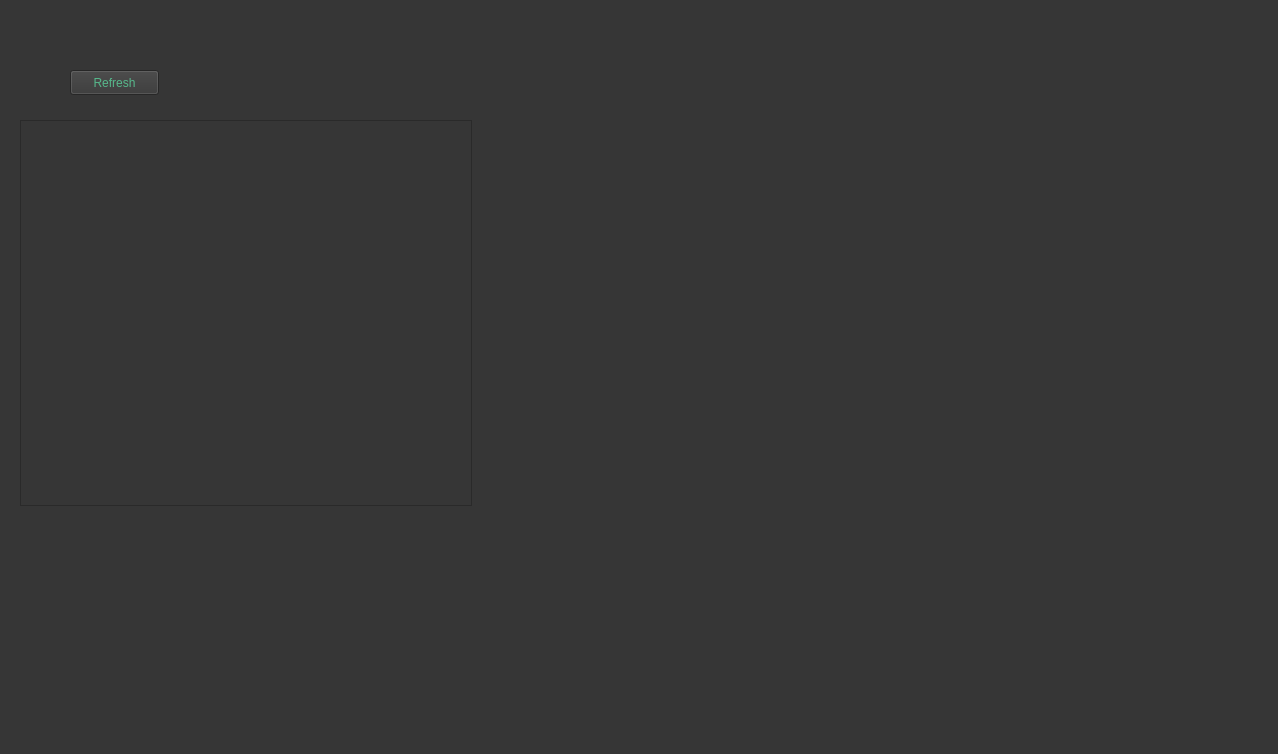
<?xml version="1.0" encoding="UTF-8"?>
<ui version="4.0">
 <class>tabPage</class>
 <widget class="QWidget" name="tabPage">
  <property name="geometry">
   <rect>
    <x>0</x>
    <y>0</y>
    <width>1278</width>
    <height>754</height>
   </rect>
  </property>
  <property name="windowTitle">
   <string>Form</string>
  </property>
  <property name="styleSheet">
   <string notr="true">QWidget
{
	color: rgb(86, 184, 139);
	background-color: rgb(54, 54, 54);
	selection-background-color: rgb(58, 152, 112);
}

QTreeWidget
{
	background-color: rgb(85, 87, 83);
}</string>
  </property>
  <widget class="QPushButton" name="refreshButton">
   <property name="geometry">
    <rect>
     <x>70</x>
     <y>70</y>
     <width>89</width>
     <height>25</height>
    </rect>
   </property>
   <property name="text">
    <string>Refresh</string>
   </property>
  </widget>
  <widget class="QTreeView" name="page_testIrodsTree">
   <property name="geometry">
    <rect>
     <x>20</x>
     <y>120</y>
     <width>452</width>
     <height>386</height>
    </rect>
   </property>
   <property name="sizePolicy">
    <sizepolicy hsizetype="Preferred" vsizetype="Preferred">
     <horstretch>0</horstretch>
     <verstretch>0</verstretch>
    </sizepolicy>
   </property>
   <property name="styleSheet">
    <string notr="true"/>
   </property>
   <property name="sizeAdjustPolicy">
    <enum>QAbstractScrollArea::AdjustToContents</enum>
   </property>
   <property name="selectionMode">
    <enum>QAbstractItemView::NoSelection</enum>
   </property>
   <property name="headerHidden">
    <bool>true</bool>
   </property>
  </widget>
 </widget>
 <resources/>
 <connections/>
</ui>
